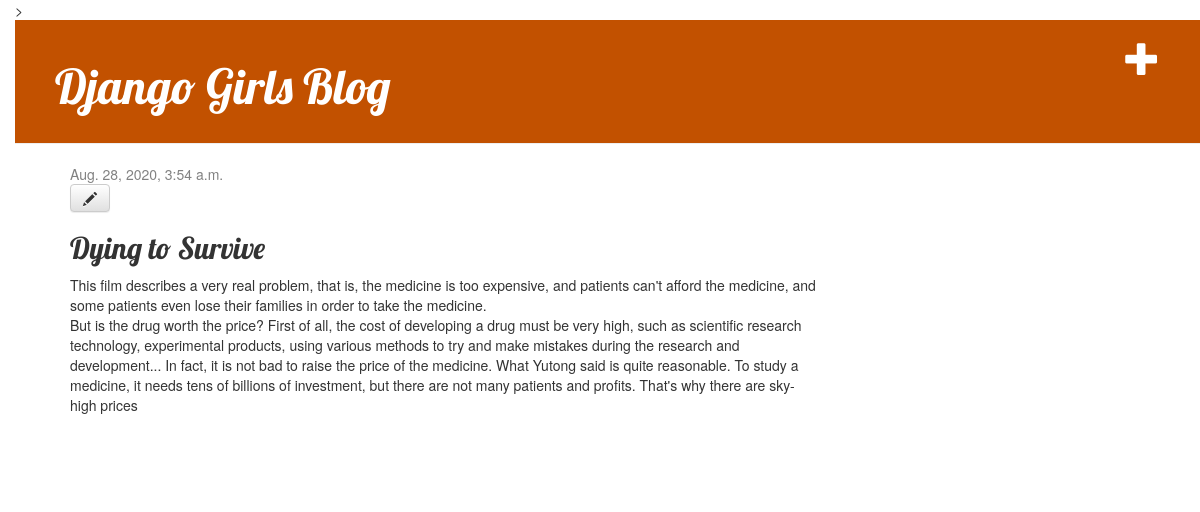
The app's page /post/1/ (signed in) with its own data.
### blog/models.py (models this page shows, shortened)
class Post(models.Model):
    author = models.ForeignKey(settings.AUTH_USER_MODEL, on_delete=models.CASCADE)
    title = models.CharField(max_length=200)
    text = models.TextField()
    created_date = models.DateTimeField(default=timezone.now)
    published_date = models.DateTimeField(blank=True, null=True)

### blog/views.py (the view)
# urls.py: path('post/<int:pk>/', views.post_detail, name='post_detail'),
def post_detail(request, pk):
    post = get_object_or_404(Post, pk=pk)
    return render(request, 'blog/post_detail.html', {'post': post})

### blog/templates/blog/post_detail.html
 {% extends 'blog/base.html' %}
 {% block content %}
<div class="post">
{% if post.published_date %}
<div class="date">
{{ post.published_date }}
</div>
{% endif %}
<a class="btn btn-default" href="{% url 'post_edit' pk=post.pk %}"><span class="glyphicon glyphicon-pencil"></ span></a>
<h2>{{ post.title }}</h2>
<p>{{ post.text|linebreaksbr }}</p> </div>
{% endblock %}

### blog/static/css/blog.css (style rules this page uses)
h1, h2, h3, h4 { font-family: 'Lobster', cursive; }
.date { color: #828282; }
.post { margin-bottom: 70px; }
body { padding-left: 15px; }

### records on screen
Post: published_date "Aug. 28, 2020, 3:54 a.m.", title "Dying to Survive", text "This film describes a very real problem, that is, the medicine is too expensive, and patients can't afford the medicine, and some patients even lose their families in order to take the medicine. But is the drug worth the price? First of all, the cost of developing a drug must be very high, such as scientific research technology, experimental products, using various methods to try and make mistakes during the research and development... In fact, it is not bad to raise the price of the medicine. What Yutong said is quite reasonable. To study a medicine, it needs tens of billions of investment, but there are not many patients and profits. That's why there are sky-high prices"
